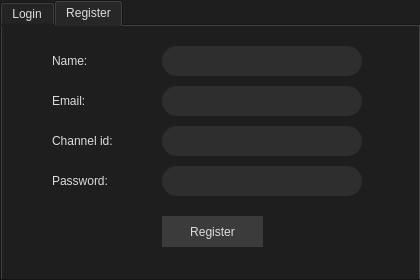
<?xml version="1.0" encoding="UTF-8"?>
<ui version="4.0">
 <class>NewLoginWindow</class>
 <widget class="QWidget" name="NewLoginWindow">
  <property name="geometry">
   <rect>
    <x>0</x>
    <y>0</y>
    <width>420</width>
    <height>280</height>
   </rect>
  </property>
  <property name="sizePolicy">
   <sizepolicy hsizetype="Fixed" vsizetype="Fixed">
    <horstretch>0</horstretch>
    <verstretch>0</verstretch>
   </sizepolicy>
  </property>
  <property name="minimumSize">
   <size>
    <width>409</width>
    <height>280</height>
   </size>
  </property>
  <property name="maximumSize">
   <size>
    <width>420</width>
    <height>280</height>
   </size>
  </property>
  <property name="windowTitle">
   <string>Login</string>
  </property>
  <property name="styleSheet">
   <string notr="true">
    QWidget {
     background-color: #1e1e1e;
     color: #dcdcdc;
    }
    QLineEdit {
     background-color: #2e2e2e;
     color: #dcdcdc;
     border-radius: 15px;
     padding: 10px;
    }
    QPushButton {
     background-color: #3b3b3b;
     color: #dcdcdc;
     border-radius: 20px;
     padding: 5px;
     min-width: 80px;
    }
    QPushButton:hover {
     background-color: #575757;
    }
    QPushButton:pressed {
     background-color: #737373;
    }
   </string>
  </property>
  <widget class="QTabWidget" name="tabWidget">
   <property name="geometry">
    <rect>
     <x>0</x>
     <y>0</y>
     <width>421</width>
     <height>281</height>
    </rect>
   </property>
   <property name="minimumSize">
    <size>
     <width>421</width>
     <height>281</height>
    </size>
   </property>
   <property name="maximumSize">
    <size>
     <width>421</width>
     <height>281</height>
    </size>
   </property>
   <property name="currentIndex">
    <number>1</number>
   </property>
   <widget class="QWidget" name="tab">
    <attribute name="title">
     <string>Login</string>
    </attribute>
    <widget class="QPushButton" name="pushButtonLogin">
     <property name="geometry">
      <rect>
       <x>160</x>
       <y>110</y>
       <width>100</width>
       <height>31</height>
      </rect>
     </property>
     <property name="text">
      <string>Login</string>
     </property>
    </widget>
    <widget class="QLabel" name="labelPassword">
     <property name="geometry">
      <rect>
       <x>50</x>
       <y>60</y>
       <width>100</width>
       <height>30</height>
      </rect>
     </property>
     <property name="text">
      <string>Password:</string>
     </property>
    </widget>
    <widget class="QLabel" name="labelEmail">
     <property name="geometry">
      <rect>
       <x>50</x>
       <y>20</y>
       <width>100</width>
       <height>30</height>
      </rect>
     </property>
     <property name="text">
      <string>Email:</string>
     </property>
    </widget>
    <widget class="QLineEdit" name="lineEditPassword">
     <property name="geometry">
      <rect>
       <x>160</x>
       <y>60</y>
       <width>200</width>
       <height>30</height>
      </rect>
     </property>
     <property name="text">
      <string/>
     </property>
     <property name="echoMode">
      <enum>QLineEdit::EchoMode::Password</enum>
     </property>
    </widget>
    <widget class="QLineEdit" name="lineEditEmail">
     <property name="geometry">
      <rect>
       <x>160</x>
       <y>20</y>
       <width>200</width>
       <height>30</height>
      </rect>
     </property>
    </widget>
   </widget>
   <widget class="QWidget" name="tab_2">
    <attribute name="title">
     <string>Register</string>
    </attribute>
    <widget class="QLabel" name="labelName">
     <property name="geometry">
      <rect>
       <x>50</x>
       <y>20</y>
       <width>100</width>
       <height>30</height>
      </rect>
     </property>
     <property name="text">
      <string>Name:</string>
     </property>
    </widget>
    <widget class="QLineEdit" name="lineEditname">
     <property name="geometry">
      <rect>
       <x>160</x>
       <y>20</y>
       <width>200</width>
       <height>30</height>
      </rect>
     </property>
    </widget>
    <widget class="QLabel" name="labelEmailreg">
     <property name="geometry">
      <rect>
       <x>50</x>
       <y>60</y>
       <width>100</width>
       <height>30</height>
      </rect>
     </property>
     <property name="text">
      <string>Email:</string>
     </property>
    </widget>
    <widget class="QLineEdit" name="lineEditemailreg">
     <property name="geometry">
      <rect>
       <x>160</x>
       <y>60</y>
       <width>200</width>
       <height>30</height>
      </rect>
     </property>
    </widget>
    <widget class="QLabel" name="labelchannel">
     <property name="geometry">
      <rect>
       <x>50</x>
       <y>100</y>
       <width>100</width>
       <height>30</height>
      </rect>
     </property>
     <property name="text">
      <string>Channel id:</string>
     </property>
    </widget>
    <widget class="QLineEdit" name="lineEditchannel">
     <property name="geometry">
      <rect>
       <x>160</x>
       <y>100</y>
       <width>200</width>
       <height>30</height>
      </rect>
     </property>
    </widget>
    <widget class="QLabel" name="labelpass">
     <property name="geometry">
      <rect>
       <x>50</x>
       <y>140</y>
       <width>100</width>
       <height>30</height>
      </rect>
     </property>
     <property name="text">
      <string>Password:</string>
     </property>
    </widget>
    <widget class="QLineEdit" name="lineEditPassword_1">
     <property name="geometry">
      <rect>
       <x>160</x>
       <y>140</y>
       <width>200</width>
       <height>30</height>
      </rect>
     </property>
     <property name="text">
      <string/>
     </property>
     <property name="echoMode">
      <enum>QLineEdit::EchoMode::Password</enum>
     </property>
    </widget>
    <widget class="QPushButton" name="pushButtonRegister">
     <property name="geometry">
      <rect>
       <x>160</x>
       <y>190</y>
       <width>101</width>
       <height>31</height>
      </rect>
     </property>
     <property name="text">
      <string>Register</string>
     </property>
    </widget>
   </widget>
  </widget>
 </widget>
 <resources/>
 <connections/>
</ui>
